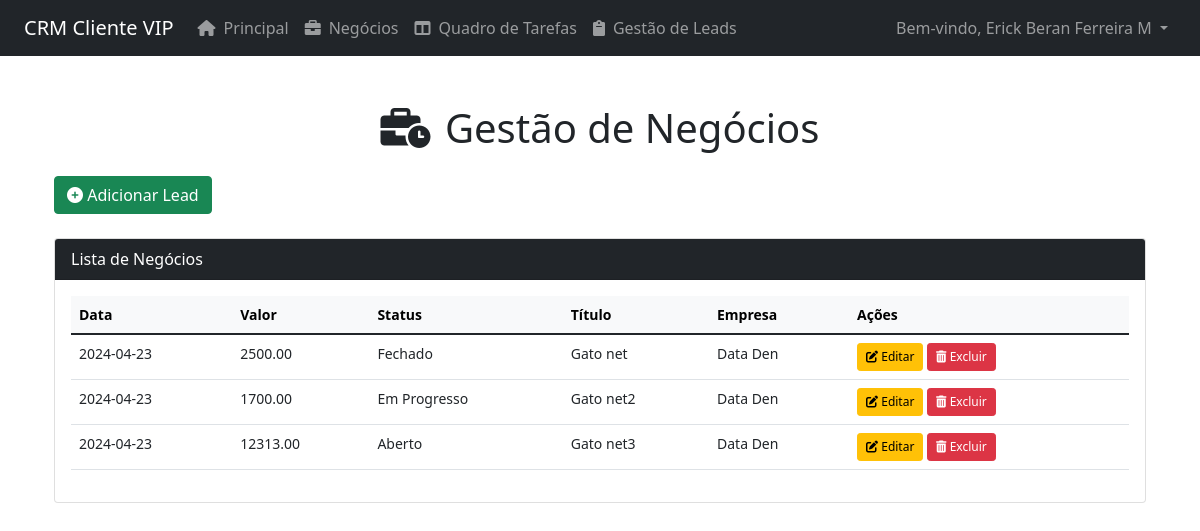
The page /app/views/Negocio/negocios.php (signed in) on the database its author committed.
### tables this page shows
CREATE TABLE `negocios` (
  `id_negocio` int(11) NOT NULL,
  `data_negocio` date NOT NULL,
  `valor_transacao` decimal(10,2) NOT NULL,
  `notas` text DEFAULT NULL,
  `status` enum('Aberto','Em Progresso','Fechado') NOT NULL,
  `titulo` varchar(255) NOT NULL,
  `descricao` text DEFAULT NULL,
  `empresa_id` int(11) DEFAULT NULL
);

CREATE TABLE `empresas` (
  `empresa_id` int(11) NOT NULL,
  `nome` varchar(255) NOT NULL,
  `setor` varchar(100) DEFAULT NULL,
  `endereco` varchar(255) DEFAULT NULL,
  `cidade` varchar(100) DEFAULT NULL,
  `estado` varchar(100) DEFAULT NULL,
  `cep` varchar(20) DEFAULT NULL,
  `telefone` varchar(20) DEFAULT NULL,
  `email` varchar(100) DEFAULT NULL,
  `data_criacao` timestamp NOT NULL DEFAULT current_timestamp()
);

### app/models/Database.php (called while the page is built, shortened)
<?php
class Database
{
    private $host = DB_HOST;
    private $port = DB_PORT;
    private $user = DB_USER;
    private $pass = DB_PASS;
    private $dbname = DB_NAME;
    private $dbh;
    private $stmt;
    public function __construct()
    {
        $dsn = 'mysql:host=' . $this->host . ';port=' . $this->port . ';dbname=' . $this->dbname;
        $options = array(
            PDO::ATTR_PERSISTENT => true,
            PDO::ATTR_ERRMODE => PDO::ERRMODE_EXCEPTION
        );
        try {
            $this->dbh = new PDO($dsn, $this->user, $this->pass, $options);
        } catch (PDOException $e) {
            $this->error = $e->getMessage();
            echo 'Connection failed: ' . $this->error;
        }
    }
    public function query($query)
    {
        $this->stmt = $this->dbh->prepare($query);
    }
    public function execute()
    {
        try {
            return $this->stmt->execute();
        } catch (PDOException $e) {
            $this->error = $e->getMessage();
            return false;
        }
    }
    public function resultset()
    {
        $this->execute();
        return $this->stmt->fetchAll(PDO::FETCH_ASSOC);
    }
}

### app/controllers/NegocioController.php (called while the page is built, shortened)
<?php
class NegocioController
{
    private $model;
    public function __construct($model)
    {
        $this->model = $model;
    }
    public function listar()
    {
        return $this->model->listarNegocios();
    }
}

### app/models/Negocio.php (called while the page is built, shortened)
<?php
class NegocioModel
{
    private $db;
    public function __construct()
    {
        $this->db = new Database();
    }
    public function listarNegocios()
    {
        $this->db->query('
            SELECT negocios.*, empresas.nome AS empresa_nome
            FROM negocios
            JOIN empresas ON negocios.empresa_id = empresas.empresa_id
        ');
        return $this->db->resultSet();
    }
}

### app/views/Negocio/negocios.php (the view, shortened to what this page needs)
<?php
require_once '../../models/Database.php';
require_once '../../models/Negocio.php';
require_once '../../controllers/NegocioController.php';
$negocioController = new NegocioController(new NegocioModel());
$negocios = $negocioController->listar();
?>
<!DOCTYPE html>
<html lang="pt-BR">
<head>
    <link rel="stylesheet" href="https://cdn.jsdelivr.net/npm/bootstrap@5.3.0/dist/css/bootstrap.min.css">
    <link rel="stylesheet" href="https://cdnjs.cloudflare.com/ajax/libs/font-awesome/6.0.0-beta3/css/all.min.css">
    <link rel="stylesheet" href="https://cdnjs.cloudflare.com/ajax/libs/toastr.js/latest/toastr.min.css">
    <link rel="stylesheet" href="../../../public/css/negocio.css">
</head>
<body>
    <?php include '../layout/header_logado.php'; ?>
    <div class="container mt-5">
        <h1 class="text-center mb-4"><i class="fas fa-business-time me-1"></i> Gestão de Negócios</h1>
        <div class="d-flex justify-content-between mb-4">
            <button id="addLeadButton" class="btn btn-success">
                <i class="fas fa-plus-circle"></i> Adicionar Lead
            </button>
        </div>
        <div class="card">
            <div class="card-header bg-dark text-white">Lista de Negócios</div>
            <div class="card-body table-responsive">
                <table class="table table-hover">
                    <thead class="table-light">
                        <tr>
                            <th>Data</th>
                            <th>Valor</th>
                            <th>Status</th>
                            <th>Título</th>
                            <th>Empresa</th>
                            <th>Ações</th>
                        </tr>
                    </thead>
                    <tbody>
                        <?php foreach ($negocios as $negocio): ?>
                            <tr>
                                <td><?= htmlspecialchars($negocio['data_negocio']) ?></td>
                                <td><?= htmlspecialchars($negocio['valor_transacao']) ?></td>
                                <td><?= htmlspecialchars($negocio['status']) ?></td>
                                <td><?= htmlspecialchars($negocio['titulo']) ?></td>
                                <td><?= htmlspecialchars($negocio['empresa_nome']) ?></td>
                                <td>
                                    <a href="negocios.php?action=editar&id=<?= urlencode($negocio['id_negocio']) ?>" class="btn btn-warning btn-sm">
                                        <i class="fas fa-edit"></i> Editar
                                    </a>
                                    <a href="negocios.php?action=excluir&id=<?= urlencode($negocio['id_negocio']) ?>" class="btn btn-danger btn-sm" onclick="return confirm('Deseja excluir este negócio?')">
                                        <i class="fas fa-trash-alt"></i> Excluir
                                    </a>
                                </td>
                            </tr>
                        <?php endforeach; ?>
                    </tbody>
                </table>
            </div>
        </div>
    </div>
</body>
</html>

### app/views/Layout/header_logado.php (shortened to what this page needs)
<?php
$base_url = "/ClienteVip";
$cliente = $_SESSION['cliente'];
?>
<link href="https://cdnjs.cloudflare.com/ajax/libs/bootstrap/5.1.3/css/bootstrap.min.css" rel="stylesheet">
<link rel="stylesheet" href="https://cdnjs.cloudflare.com/ajax/libs/font-awesome/6.0.0-beta3/css/all.min.css">
<nav class="navbar navbar-expand-lg navbar-dark bg-dark ">
    <div class="container-fluid">
        <a class="navbar-brand" href="<?php echo $base_url; ?>/principal.php">CRM Cliente VIP</a>
        <div class="collapse navbar-collapse" id="navbarNav">
            <ul class="navbar-nav">
                <li class="nav-item">
                    <a class="nav-link" href="<?php echo $base_url; ?>/principal.php"><i class="fas fa-home me-2"></i>Principal</a>
                </li>
                <li class="nav-item">
                    <a class="nav-link" href="<?php echo $base_url; ?>/app/views/Negocio/negocios.php"><i class="fas fa-briefcase me-2"></i>Negócios</a>
                </li>
                <li class="nav-item">
                    <a class="nav-link" href="<?php echo $base_url; ?>/app/views/negocio/tarefas.php"><i class="fas fa-columns me-2"></i>Quadro de Tarefas</a>
                </li>
                <li class="nav-item">
                    <a class="nav-link" href="<?php echo $base_url; ?>/app/views/Lead/LeadHome.php"><i class="fas fa-clipboard me-2"></i>Gestão de Leads</a>
                </li>
            </ul>
        </div>
        <div class="">
            <ul class="navbar-nav ms-auto">
                <li class="nav-item dropdown no-arrow">
                    <a class="nav-link dropdown-toggle" href="#" id="userDropdown" role="button" data-bs-toggle="dropdown">
                        <span class="mr-2 d-none d-lg-inline text-gray-600">
                            Bem-vindo, <?php echo htmlspecialchars($cliente['nome']); ?>
                        </span>
                    </a>
                </li>
            </ul>
        </div>
    </div>
</nav>

### public/css/negocio.css (style rules this page uses)
.table-responsive table { font-size: 0.875rem; }
.table td, .table th { white-space: nowrap; }
.table .btn { padding: 0.25rem 0.5rem; font-size: 0.75rem; }

### rows shown on the page
negocios: data_negocio "2024-04-23", valor_transacao "2500.00", status "Fechado", titulo "Gato net", empresa.nome "Data Den"
negocios: data_negocio "2024-04-23", valor_transacao "1700.00", status "Em Progresso", titulo "Gato net2", empresa.nome "Data Den"
negocios: data_negocio "2024-04-23", valor_transacao "12313.00", status "Aberto", titulo "Gato net3", empresa.nome "Data Den"

### other values the page prints
$cliente['nome'] "Erick Beran Ferreira M"
